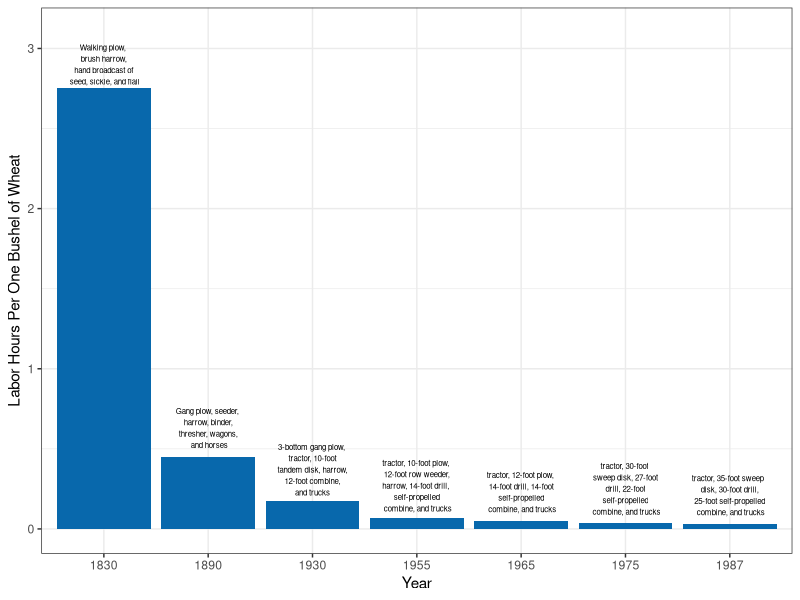
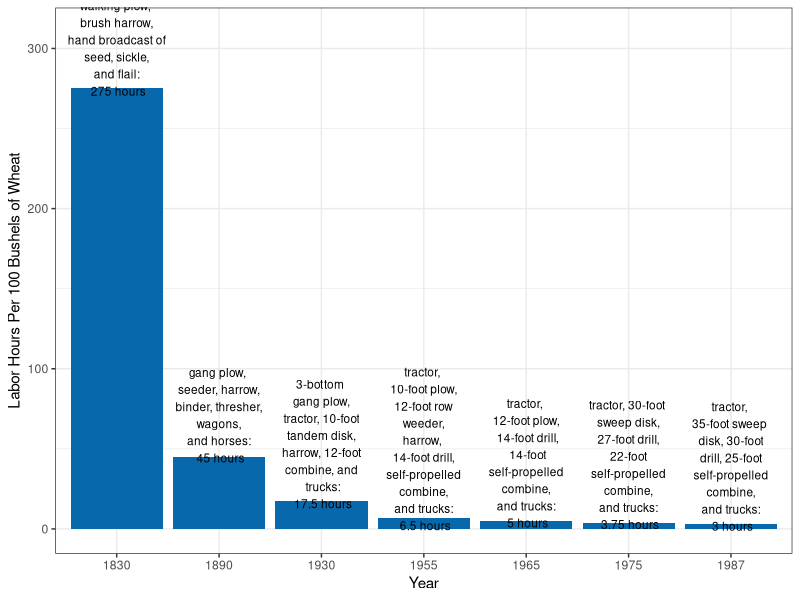
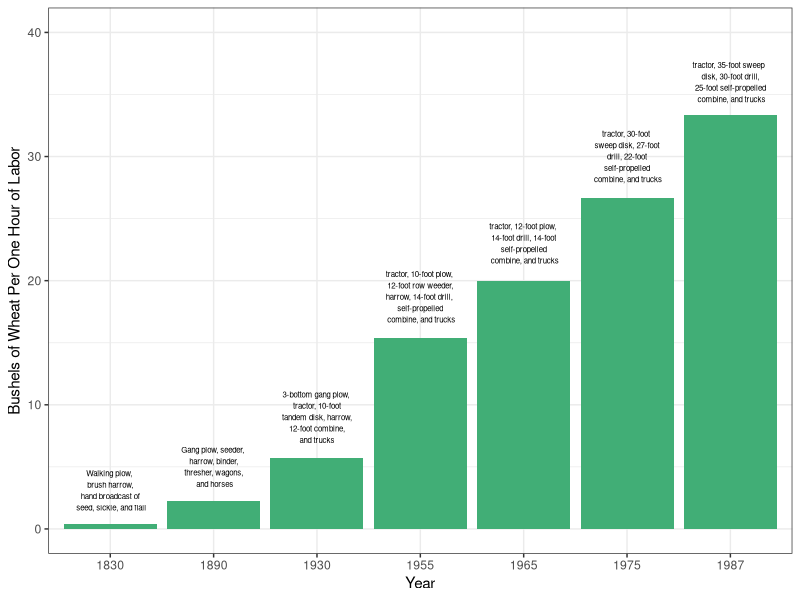

Recreate these plots in R, in order.
#Graph Designer: Bridget Diana + Scott Cohn + Simon Halliday
#Authors: Bowles and Halliday
#Title: Coordination, Conflict and Competition: A Text in Microeconomics


require(shape)
library(tidyverse)
library(lubridate)
# ----
#Set parameters for graphics
axislabelsize <- 1.5
labelsize <- 1.2
graphlinewidth <- 2
segmentlinewidth <- 1.5

COL <- c("#7fc97f", "#beaed4", "#fdc086", "#ffff99", "#386cb0", "#f0027f", "#bf5b17", "#666666")
COLA <- c("#e0f3db", "#99d8c9","#66c2a4","#41ae76", "#238b45", "#005824")
COLB <- c("#c6dbef", "#4eb3d3", "#2b8cbe", "#0868ac","#084081")
COLC <- c("#fcfbfd", "#efedf5", "#dadaeb", "#bcbddc", "#9e9ac8", "#807dba", "#6a51a3", "#54278f", "#3f007d")

#----
# pull in data
# ----
library(readr)
ag_data <- read_csv("ag_data.csv")

ag_data$lnHoursPerBushel <- log(ag_data$HoursPerBushel)
ag_data$lnBushelsPerHourLabor <- log(ag_data$BushelsPerHourLabor)
ag_data$lnHoursPer100Bushels <- log(ag_data$HoursPer100Bushels)

# graph
# ----

pdf(file = "hours_per_bushel.pdf", width = 7, height = 7)

ggplot(data = ag_data, mapping = aes(x = as.factor(Year), y = HoursPerBushel)) +  labs(x = "Year", y = "Labor Hours Per One Bushel of Wheat") + geom_bar(stat = "identity", fill = COLB[4]) + annotate("text", x = c(1,2, 3, 4, 5, 6, 7), y = c(2.9, 0.63, 0.37, 0.27, 0.23, 0.25, 0.21), label = c("Walking plow, \n brush harrow, \n hand broadcast of \n seed, sickle, and flail", "Gang plow, seeder, \n harrow, binder, \n thresher, wagons, \n and horses", "3-bottom gang plow, \n tractor, 10-foot \n tandem disk, harrow, \n 12-foot combine, \nand trucks", "tractor, 10-foot plow, \n 12-foot row weeder, \nharrow, 14-foot drill, \n self-propelled \n combine, and trucks", "tractor, 12-foot plow, \n 14-foot drill, 14-foot \n self-propelled \n combine, and trucks", "tractor, 30-foot \n sweep disk, 27-foot \n drill, 22-foot \n self-propelled \n combine, and trucks", "tractor, 35-foot sweep  \n disk, 30-foot drill, \n 25-foot self-propelled \n combine, and trucks") , color="black", size=2) +theme_bw() + ylim(0,3.1)

dev.off()

pdf(file = "hours_per_100bushel.pdf", width = 7, height = 7)

ggplot(data = ag_data, mapping = aes(x = as.factor(Year), y = HoursPer100Bushels)) +  labs(x = "Year", y = "Labor Hours Per 100 Bushels of Wheat") + geom_bar(stat = "identity", fill = COLB[4]) + annotate("text", x = c(1,2, 3, 4, 5, 6, 7), y = c(300, 71, 53, 50, 41, 40, 39), label = c("walking plow, \n brush harrow, \n hand broadcast of \n seed, sickle, \n and flail: \n 275 hours", "gang plow, \n seeder, harrow, \n binder, thresher, \n wagons, \n and horses: \n 45 hours", "3-bottom \n gang plow, \n tractor, 10-foot \n tandem disk, \n harrow, 12-foot \n combine, and \n trucks:\n 17.5 hours", "tractor, \n 10-foot plow, \n 12-foot row \n weeder, \nharrow, \n 14-foot drill, \n self-propelled \n combine, \n and trucks: \n 6.5 hours", "tractor, \n 12-foot plow, \n 14-foot drill,\n  14-foot \n self-propelled \n combine, \n and trucks: \n 5 hours", "tractor, 30-foot \n sweep disk, \n 27-foot drill, \n 22-foot \n self-propelled \n combine, \n and trucks: \n 3.75 hours", "tractor, \n 35-foot sweep  \n disk, 30-foot \n drill, 25-foot \n self-propelled \n combine, \n and trucks: \n 3 hours") , color="black", size= 3) +theme_bw() + ylim(0,310)

dev.off()

pdf(file = "bushels_per_hour.pdf", width = 7, height = 7)

ggplot(data = ag_data, mapping = aes(x = as.factor(Year), y = BushelsPerHourLabor)) + labs(x = "Year", y = "Bushels of Wheat Per One Hour of Labor") + geom_bar(stat = "identity", fill = COLA[4]) + annotate("text", x = c(1,2, 3, 4, 5, 6, 7), y = c(3.1,5, 9, 18.7, 23, 30, 36), label = c("Walking plow, \n brush harrow, \n hand broadcast of \n seed, sickle, and flail", "Gang plow, seeder, \n harrow, binder, \n thresher, wagons, \n and horses", "3-bottom gang plow, \n tractor, 10-foot \n tandem disk, harrow, \n 12-foot combine, \nand trucks", "tractor, 10-foot plow, \n 12-foot row weeder, \nharrow, 14-foot drill, \n self-propelled \n combine, and trucks", "tractor, 12-foot plow, \n 14-foot drill, 14-foot \n self-propelled \n combine, and trucks", "tractor, 30-foot \n sweep disk, 27-foot \n drill, 22-foot \n self-propelled \n combine, and trucks", "tractor, 35-foot sweep  \n disk, 30-foot drill, \n 25-foot self-propelled \n combine, and trucks") , color="black", size=2) +theme_bw() + ylim(0,40)
#+ annotate("segment", x = c(1,2,3,4), xend = c(1,2,3,4), y = c(4,7,10,18.5) , yend = c(1,3,6,15.5), colour = "black", size=0.4, alpha=1, arrow=arrow()) 

dev.off()
